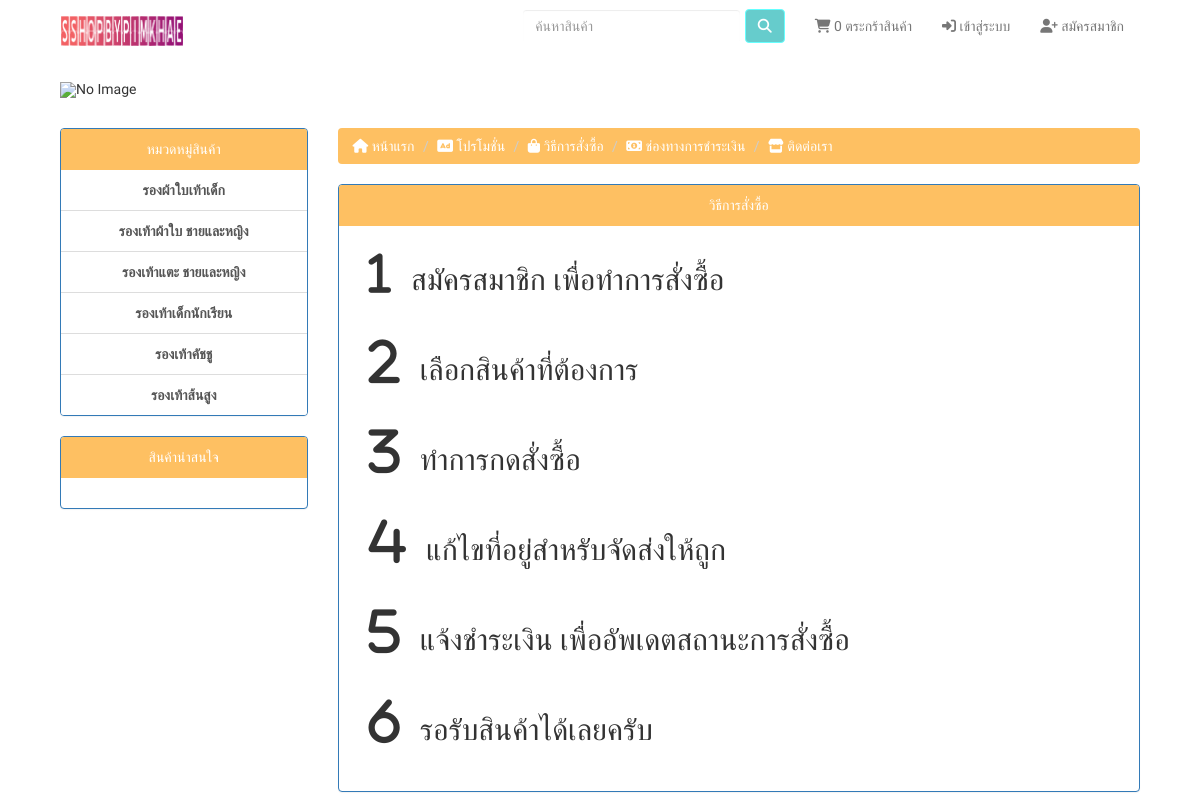
Screenshot of /howtobuy.php with the database file from the repository.
### tables this page shows
CREATE TABLE `tb_groups` (
  `id_group` int(11) NOT NULL,
  `name_group` varchar(30) NOT NULL
);

CREATE TABLE `tb_howtobuys` (
  `id_htb` int(2) NOT NULL,
  `text1` varchar(40) NOT NULL,
  `text2` varchar(40) NOT NULL,
  `text3` varchar(40) NOT NULL,
  `text4` varchar(40) NOT NULL,
  `text5` varchar(40) NOT NULL,
  `text6` varchar(40) NOT NULL
);

### includes/connect.php (called while the page is built, shortened)
<?php
    class db{
        private $ip = "localhost";
        private $user = "root";
        private $pass = "";
        private $db = "sshopbypimkhae";
        public $conn;
        private function db_connect()
        {
            $this->conn = new mysqli($this->ip,$this->user,$this->pass,$this->db);
            $this->conn->query('SET NAMES UTF8');
            return $this->conn;
        }
        public function select($table)
        {
            $sql = "SELECT * FROM $table";
            return $this->conn->query($sql);
        }
    }
?>

### howtobuy.php (the view, shortened to what this page needs)
<?php
    require('./includes/connect.php');
    $db = new db;
?>
<?php include('./includes/head.php');?>
<body>
    <?php include('./includes/navbar.php'); ?>
    <div class="container">
        <div class="col-lg-12" style="padding-top: 10px;">
            <?php include('./includes/carousel.php'); ?>
            <div class="row" style="padding-top:30px;">
                <div class="col-lg-3">
                    <?php include('./includes/group.php'); ?>
                </div>
                <div class="col-lg-9">
                    <?php include('./includes/nav.php'); ?>
                    <div style="margin-top: 20px;" class="panel panel-primary">
                        <div class="panel-heading text-center">วิธีการสั่งซื้อ</div>
                        <div class="panel-body">
                            <?php
                                $sq_htb = $db->select("tb_howtobuys");
                                while($htb = $sq_htb->fetch_assoc())
                                {
                            ?>
                            <div class="col-lg-12">
                                <h4><i class="fa-solid fa-1" style='font-size:45px;'></i><span style="padding-left: 20px; font-size:30px;"><?php echo $htb['text1']; ?></span></h4><br>
                                <h4><i class="fa-solid fa-2" style='font-size:50px;'></i><span style="padding-left: 20px; word-break:break-all; font-size:30px;"><?php echo $htb['text2']; ?></span></h4><br>
                                <h4><i class="fa-solid fa-3" style='font-size:50px;'></i><span style="padding-left: 20px; font-size:30px;"><?php echo $htb['text3']; ?></span></h4><br>
                                <h4><i class="fa-solid fa-4" style='font-size:50px;'></i><span style="padding-left: 20px; font-size:30px;"><?php echo $htb['text4']; ?></span></h4><br>
                                <h4><i class="fa-solid fa-5" style='font-size:50px;'></i><span style="padding-left: 20px; font-size:30px;"><?php echo $htb['text5']; ?></span></h4><br>
                                <h4><i class="fa-solid fa-6" style='font-size:50px;'></i><span style="padding-left: 20px; font-size:30px;"><?php echo $htb['text6']; ?></span></h4><br>
                            </div>
                            <?php
                                }
                            ?>
                        </div>
                    </div>
                </div>
            </div>
        </div>
    </div>
</body>
</html>

### includes/head.php (shortened to what this page needs)
<!DOCTYPE html>
<html lang="en">
<head>
    <link rel="stylesheet" href="css/bootstrap.min.css">
    <link rel="stylesheet" href="./includecss/style.css">
</head>

### includes/navbar.php (shortened to what this page needs)
<?php
   $cart = (!empty($_SESSION['cart']) ? count($_SESSION['cart']) : 0 );
?>
<nav class="navbar navbar-default">
    <div class="container">
        <div class="container-fluid">
            <div class="navbar-header">
                <a href="index.php" class="navbar-brand">
                    <img src="Images/UI/logo1.png" height="30px" alt="No Image">
                </a>
            </div>
            <div id="navbar1" class="navbar-collapse collapse">
                <ul class="nav navbar-nav navbar-right">
                    <li><a href="cart.php"><span><i class="fa-solid fa-cart-shopping"></i> <?php echo number_format($cart); ?></span> ตระกร้าสินค้า</a></li>
                    <?php
                    if(isset($_SESSION['id']))
                    {
                        $id_member = $_SESSION['id'];
                        $sq_user = $db->select_where("tb_members","id_member = '$id_member'");
                        $user = $sq_user->fetch_assoc();
                    ?>
                    <li class="dropdown">
                        <a href="" class="dropdown-toggle" data-toggle="dropdown" aria-expanded="false" aria-haspopup="true" role="button">
                            <span class="glyphicon glyphicon-user"></span>
                            คุณ <?php echo $user['firstname'].' '.$user['lastname']; ?>
                            <span class="caret"></span>
                        </a>
                        <ul class="dropdown-menu">
                            <?php
                            if($_SESSION['status'] == "admin")
                            {
                                echo "<li><a href='admin.php'> <i class='fa-solid fa-warehouse'></i> ระบบหลังบ้าน</a></li>";
                            }
                            ?>
                            <li><a href="order.php"><i class="fa-solid fa-list-ol"></i> รายการสั่งซื้อ</a></li>
                            <li><a href="profile.php"><i class="fa-solid fa-user-pen"></i> แก้ไขข้อมูลส่วนตัว</a></li>
                            <li role="separator" class="divider"></li>
                            <li><a href="logout.php"><i class="fa-solid fa-right-from-bracket"></i> ออกจากระบบ</a></li>
                        </ul>
                    </li>
                    <?php
                    }
                    else
                    {
                    ?>
                        <li><a href="login.php"><i class="fa-solid fa-right-to-bracket"></i> เข้าสู่ระบบ</a></li>
                        <li><a href="register.php"><i class="fa-solid fa-user-plus"></i> สมัครสมาชิก</a></li>
                    <?php
                    }
                    ?>
                </ul>
                <form class="navbar-form navbar-right" action="search.php" method="get">
                    <div class="form-group">
                        <input type="search" name="search" required placeholder="ค้นหาสินค้า" class="form-control" id="search">
                        <button class="btn btn-primary"> <span><i class="fa-solid fa-magnifying-glass"></i></span></button>
                    </div>
                </form>
            </div>
        </div>
    </div>
</nav>

### includes/carousel.php
<div role="listbox" class="carousel-inner">
    <div class="item active">
        <img src="Images/UI/banner.gif" style="width: 100%; max-height: 500px;" alt="No Image">
    </div>
</div>

### includes/group.php (shortened to what this page needs)
<div class="panel panel-primary">
    <div class="panel-heading text-center">หมวดหมู่สินค้า</div>
    <div class="list-group text-center">
        <?php
        $sq_group = $db->select("tb_groups");
        while($group = $sq_group->fetch_assoc())
        {
        ?>
            <a href="search.php?search=<?php echo $group['name_group']; ?>" class="list-group-item"><b><?php echo $group['name_group']; ?></b></a>
        <?php
        }
        ?>
    </div>
</div>
<div class="panel panel-primary">
    <div class="panel-heading text-center">สินค้าน่าสนใจ</div>
    <div class="panel-body">
    </div>
</div>

### includes/nav.php (shortened to what this page needs)
<ul class="breadcrumb">
    <li><a href="index.php"><i class="fa-solid fa-house"></i> หน้าแรก</a></li>
    <li><a href="promotion.php"><i class="fa-solid fa-rectangle-ad"></i> โปรโมชั่น</a></li>
    <li><a href="howtobuy.php"><i class="fa-solid fa-bag-shopping"></i> วิธีการสั่งซื้อ</a></li>
    <li><a href="howtopayment.php"><i class="fa-solid fa-money-bill-1"></i> ช่องทางการชำระเงิน</a></li>
    <li><a href="contact.php"><i class="fa-solid fa-store"></i> ติดต่อเรา</a></li>
</ul>

### includecss/style.css (style rules this page uses)
html, body { background-color: white; font-family: 'Sarabun', sans-serif; }
.container { width: 95%; }
.navbar-default { background-color: white; border-color: white; }
.breadcrumb { background-color: #FEC062; }
.breadcrumb a { color: white; }
.panel-primary .panel-heading { color: #fff; background-color: #FEC062; border-color: #FEC062; }
div { display: block; }
.panel-heading { padding: 10px 15px; border-bottom: 1px solid transparent; border-top-left-radius: 3px; border-top-right-radius: 3px; }
.btn-primary { color: #fff; background-color: #66CCCC; border-color: #66FFFF; }
.form-control { border-color: #FFFF; }

### rows the page displays
tb_groups: name_group "รองผ้าใบเท้าเด็ก"
tb_groups: name_group "รองเท้าผ้าใบ ชายและหญิง"
tb_groups: name_group "รองเท้าแตะ ชายและหญิง"
tb_groups: name_group "รองเท้าเด็กนักเรียน"
tb_groups: name_group "รองเท้าคัชชู"
tb_groups: name_group "รองเท้าส้นสูง"
tb_howtobuys: text1 "สมัครสมาชิก เพื่อทำการสั่งซื้อ", text2 "เลือกสินค้าที่ต้องการ", text3 "ทำการกดสั่งซื้อ", text4 "แก้ไขที่อยู่สำหรับจัดส่งให้ถูก", text5 "แจ้งชำระเงิน เพื่ออัพเดตสถานะการสั่งซื้อ", text6 "รอรับสินค้าได้เลยครับ"

### other values shown
$cart "0"
